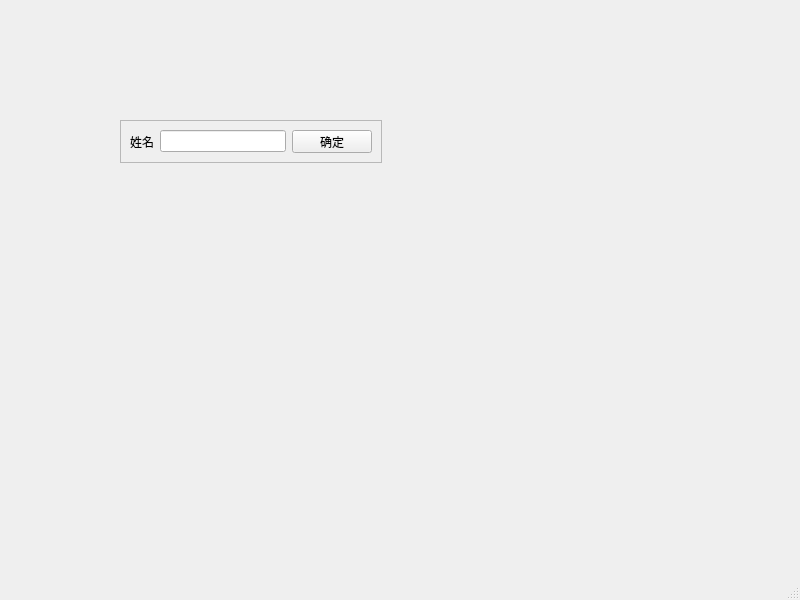
<?xml version="1.0" encoding="UTF-8"?>
<ui version="4.0">
 <class>MainWindow</class>
 <widget class="QMainWindow" name="MainWindow">
  <property name="geometry">
   <rect>
    <x>0</x>
    <y>0</y>
    <width>800</width>
    <height>600</height>
   </rect>
  </property>
  <property name="windowTitle">
   <string>MainWindow</string>
  </property>
  <widget class="QWidget" name="centralwidget">
   <widget class="QFrame" name="frame">
    <property name="geometry">
     <rect>
      <x>120</x>
      <y>120</y>
      <width>262</width>
      <height>43</height>
     </rect>
    </property>
    <property name="frameShape">
     <enum>QFrame::StyledPanel</enum>
    </property>
    <property name="frameShadow">
     <enum>QFrame::Raised</enum>
    </property>
    <layout class="QHBoxLayout" name="horizontalLayout">
     <item>
      <widget class="QLabel" name="label">
       <property name="text">
        <string>姓名</string>
       </property>
      </widget>
     </item>
     <item>
      <widget class="QLineEdit" name="lineEdit"/>
     </item>
     <item>
      <widget class="QPushButton" name="pushButton">
       <property name="text">
        <string>确定</string>
       </property>
      </widget>
     </item>
    </layout>
   </widget>
  </widget>
  <widget class="QMenuBar" name="menubar">
   <property name="geometry">
    <rect>
     <x>0</x>
     <y>0</y>
     <width>800</width>
     <height>22</height>
    </rect>
   </property>
  </widget>
  <widget class="QStatusBar" name="statusbar"/>
 </widget>
 <resources/>
 <connections/>
</ui>
